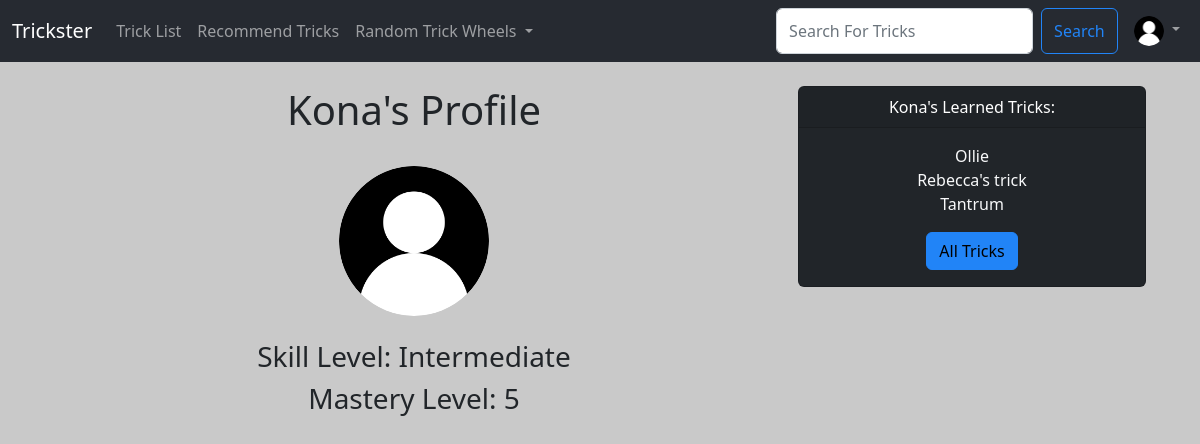
Page /Users/profile/1 (signed in) on the earlier database version.
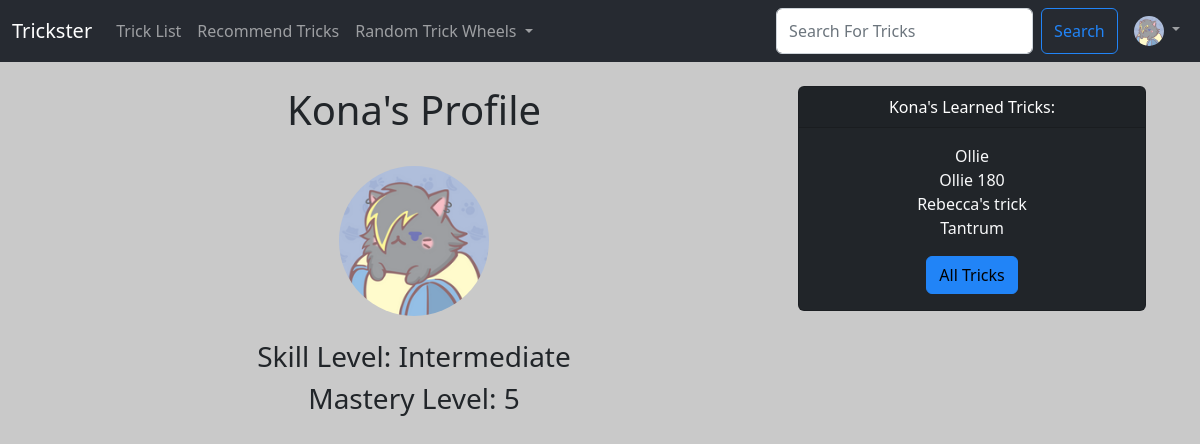
Same page on the later database version.
### TricksterMain/models.py (models this page shows, shortened)
class Trick (models.Model):
    TrickID = models.AutoField(primary_key=True)
    TrickName = models.CharField(max_length=25)
    TrickDiscription = models.TextField(blank=True)
    TrickHowTo = models.TextField(blank=True)
    TrickRecLevel = models.ForeignKey(SkillLevel, blank=True, null=True, on_delete=models.CASCADE)
    TrickDifficulty = models.PositiveIntegerField(null=True, validators=[MinValueValidator(1), MaxValueValidator(10)])
    TrickImg = models.ImageField(null=True, blank=True, upload_to="images/")

class SkillLevel (models.Model):
    SkillLevelID = models.AutoField(primary_key=True)
    SkillLevelName = models.CharField(max_length=25)
    def __str__(self):
        return self.SkillLevelName

### Users/models.py (models this page shows, shortened)
class User_Profile(models.Model):
  User = models.OneToOneField(Trickster_User, on_delete=models.CASCADE)
  ProfilePhoto = models.ImageField(null=True, blank=True, upload_to="images/profile")
  SkillLevel = models.ForeignKey(SkillLevel, default=get_default_skill_level, blank=True, null=True, on_delete=models.CASCADE)
  LearnedTricks  = models.ManyToManyField(Trick, related_name='learned_trick', blank=True)
  UserDifficultyLevel = models.PositiveIntegerField(default=1, null=True, validators=[MinValueValidator(1), MaxValueValidator(10)])
  Follows =  models.ManyToManyField('self', related_name='followed_by', symmetrical=False, blank=True)

class Trickster_User(AbstractBaseUser, PermissionsMixin):
  UserID = models.AutoField(primary_key=True)
  Email = models.EmailField(('Email Address'), unique=True)
  Username = models.CharField(('Username'),max_length=25, unique=True)
  FirstName = models.CharField(('First Name'),max_length=25)
  LastName = models.CharField(('Last Name'),max_length=25)
  DateOfJoining = models.DateField(default=timezone.now)
  is_staff = models.BooleanField(default=False)
  is_active = models.BooleanField(default=True)
  objects = CustomUserManager()
  USERNAME_FIELD = 'Email'
  REQUIRED_FIELDS = ['Username', 'FirstName', 'LastName']

### Users/views.py (the view)
# urls.py: path('profile/<int:pk>', views.profile, name='profile'),
def profile(request, pk):
  if request.user.is_authenticated:
    profile = User_Profile.objects.get(User_id=pk)
    return render(request, 'user_pages/profile.html', {'profile': profile})
  else:
    messages.success(request, ("You Must Be Logged In To See This Page!"))
    return redirect('home')

### Users/templates/user_pages/profile.html (shortened to what this page needs)
{% extends 'main/base.html' %}
{% load static %}
{% block content  %}
{% if profile %}
  <div class="container text-center">
    <div class="row">
      <div  class="col-8">
        <h1>{{ profile.User.FirstName }}'s Profile</h1>
        {% if profile.ProfilePhoto %}
          <img
          class="rounded-circle"
          height="150"
          src="{{ profile.ProfilePhoto.url }}"
          alt="User Profile Image"
          />
        {% else %}
          <img
          class="rounded-circle"
          height="150"
          src="{% static 'trickster/images/ProfileImgDefault.png' %}"
          alt="Default User Profile Image"
          />
        {% endif %}
      <h3>Skill Level: {{ profile.SkillLevel }}</h3>
      <h3>Mastery Level: {{ profile.UserDifficultyLevel }}</h3>
      </div>
      <div class="col-4">
        <div class="card text-white bg-dark">
          <div class="card-header">
            {{ profile.User.FirstName }}'s Learned Tricks:
          </div>
          <div class="card-body">
            <p class="card-text">
              {% for trick in profile.LearnedTricks.all %}
                <a class="text-light text-underline-hover" href="{% url 'show-trick' trick.TrickID %}"> {{ trick.TrickName }}</br>
              {% endfor %}
            </p>
            <a href="{%url 'trick-list'%}" class="btn btn-primary">All Tricks</a>
          </div>
        </div>
      </div>
    </div>
  </div>
{% endif %}
{% endblock %}

### TricksterMain/templates/main/navbar.html (shortened to what this page needs)
{% load static %}
<nav class="navbar navbar-expand-lg navbar-dark bg-tricksterdark">
    <div class="container-fluid">
      <a class="navbar-brand" href="{%url 'home'%}">Trickster</a>
      <div class="collapse navbar-collapse" id="navbarSupportedContent">
        <ul class="navbar-nav me-auto mb-2 mb-lg-0">
          {% if request.user.is_authenticated %}
            <li class="nav-item">
              <a class="nav-link" href="{%url 'trick-list'%}">Trick List</a>
            </li>
            <li class="nav-item">
              <a class="nav-link" href="{%url 'recommend-trick' request.user.UserID %}">Recommend Tricks</a>
            </li>
            <li class="nav-item dropdown">
              <a class="nav-link dropdown-toggle" href="#" id="randomDropdown" role="button" data-bs-toggle="dropdown" aria-expanded="false">
                Random Trick Wheels
              </a>
            </li>
          {% endif %}
        </ul>
        <div class="navbar-nav ml-auto gap-2">
          <form class="d-flex" method="POST" action="{% url 'search-trick' %}">
            <input class="form-control me-2 input-sm" type="search" placeholder="Search For Tricks" aria-label="Search" name="trick_searched">
            <button class="btn btn-outline-primary" type="submit">Search</button>
          </form>
          {% if user.is_authenticated %}
          <li class="nav-item dropdown">
            <a class="nav-link dropdown-toggle" href="#" id="navbarScrollingDropdown" role="button" data-bs-toggle="dropdown" aria-expanded="false">
              {% if profile.ProfilePhoto %}
                <img
                class="rounded-circle"
                height="30"
                src="{{ profile.ProfilePhoto.url }}"
                alt="User Profile Image"
                />
              {% else %}
                <img
                class="rounded-circle"
                height="30"
                src="{% static 'trickster/images/ProfileImgDefault.png' %}"
                alt="Default User Profile Image"
                />
              {% endif %}
            </a>
          </li>
          {% else %}
          <li class="nav-item">
            <a class="nav-link" href="{%url 'login'%}">Login</a>
          </li>
          {% endif %}
        </div>
      </div>
    </div>
  </nav>

Differences in the rows shown:
changed User_Profile "Kona": ProfilePhoto: picture added
now on this page (row unchanged): Trick: TrickName "Ollie 180"
